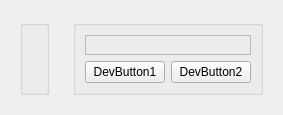
      <widget class="QWidget" name="tab_dashboard">
       <property name="acceptDrops">
        <bool>true</bool>
       </property>
       <attribute name="title">
        <string>Дешборд</string>
       </attribute>
       <layout class="QGridLayout" name="gridLayout_20">
        <item row="0" column="0">
         <layout class="QGridLayout" name="gridLayout_19">
          <item row="0" column="1">
           <widget class="QWidget" name="widget" native="true">
            <property name="acceptDrops">
             <bool>true</bool>
            </property>
            <layout class="QGridLayout" name="gridLayout_18">
             <item row="0" column="0">
              <widget class="QGroupBox" name="groupBox_15">
               <property name="acceptDrops">
                <bool>true</bool>
               </property>
               <property name="title">
                <string/>
               </property>
               <layout class="QGridLayout" name="gridLayout_26">
                <item row="1" column="1">
                 <widget class="QPushButton" name="DevButton2">
                  <property name="text">
                   <string>DevButton2</string>
                  </property>
                 </widget>
                </item>
                <item row="1" column="0">
                 <widget class="QPushButton" name="DevButton1">
                  <property name="text">
                   <string>DevButton1</string>
                  </property>
                 </widget>
                </item>
                <item row="0" column="0" colspan="2">
                 <widget class="QFrame" name="frame_3">
                  <property name="frameShape">
                   <enum>QFrame::Shape::StyledPanel</enum>
                  </property>
                  <property name="frameShadow">
                   <enum>QFrame::Shadow::Raised</enum>
                  </property>
                  <layout class="QGridLayout" name="gridLayout_27"/>
                 </widget>
                </item>
               </layout>
              </widget>
             </item>
            </layout>
           </widget>
          </item>
          <item row="0" column="0">
           <widget class="QWidget" name="widget_2" native="true">
            <property name="acceptDrops">
             <bool>true</bool>
            </property>
            <layout class="QGridLayout" name="gridLayout_22">
             <item row="0" column="0">
              <widget class="QGroupBox" name="groupBox_14">
               <property name="acceptDrops">
                <bool>true</bool>
               </property>
               <property name="title">
                <string/>
               </property>
               <layout class="QGridLayout" name="gridLayout_28"/>
              </widget>
             </item>
            </layout>
           </widget>
          </item>
         </layout>
        </item>
       </layout>
      </widget>
